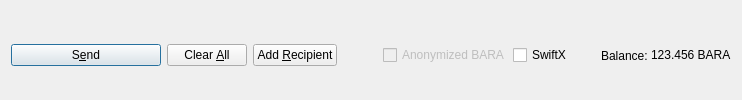
         <widget class="QFrame" name="frame_Send">
          <layout class="QHBoxLayout" name="horizontalLayout">
           <property name="bottomMargin">
            <number>0</number>
           </property>
           <item>
            <widget class="QPushButton" name="sendButton">
             <property name="minimumSize">
              <size>
               <width>150</width>
               <height>0</height>
              </size>
             </property>
             <property name="toolTip">
              <string>Confirm the send action</string>
             </property>
             <property name="text">
              <string>S&amp;end</string>
             </property>
             <property name="icon">
              <iconset resource="../barandos.qrc">
               <normaloff>:/icons/send</normaloff>:/icons/send</iconset>
             </property>
             <property name="autoDefault">
              <bool>false</bool>
             </property>
             <property name="default">
              <bool>true</bool>
             </property>
            </widget>
           </item>
           <item>
            <widget class="QPushButton" name="clearButton">
             <property name="sizePolicy">
              <sizepolicy hsizetype="Minimum" vsizetype="Fixed">
               <horstretch>0</horstretch>
               <verstretch>0</verstretch>
              </sizepolicy>
             </property>
             <property name="toolTip">
              <string>Clear all fields of the form.</string>
             </property>
             <property name="text">
              <string>Clear &amp;All</string>
             </property>
             <property name="icon">
              <iconset resource="../barandos.qrc">
               <normaloff>:/icons/remove</normaloff>:/icons/remove</iconset>
             </property>
             <property name="autoDefault">
              <bool>false</bool>
             </property>
            </widget>
           </item>
           <item>
            <widget class="QPushButton" name="addButton">
             <property name="toolTip">
              <string>Send to multiple recipients at once</string>
             </property>
             <property name="text">
              <string>Add &amp;Recipient</string>
             </property>
             <property name="icon">
              <iconset resource="../barandos.qrc">
               <normaloff>:/icons/add</normaloff>:/icons/add</iconset>
             </property>
             <property name="autoDefault">
              <bool>false</bool>
             </property>
            </widget>
           </item>
           <item>
            <spacer name="horizontalSpacer">
             <property name="orientation">
              <enum>Qt::Horizontal</enum>
             </property>
             <property name="sizeHint" stdset="0">
              <size>
               <width>40</width>
               <height>20</height>
              </size>
             </property>
            </spacer>
           </item>
           <item>
            <layout class="QHBoxLayout" name="horizontalLayout_2">
             <property name="spacing">
              <number>3</number>
             </property>
             <item>
              <widget class="QCheckBox" name="checkzBARA">
               <property name="enabled">
                <bool>false</bool>
               </property>
               <property name="text">
                <string>Anonymized BARA</string>
               </property>
              </widget>
             </item>
             <item>
              <widget class="QCheckBox" name="checkSwiftTX">
               <property name="enabled">
                <bool>true</bool>
               </property>
               <property name="minimumSize">
                <size>
                 <width>85</width>
                 <height>0</height>
                </size>
               </property>
               <property name="text">
                <string>SwiftX</string>
               </property>
              </widget>
             </item>
             <item>
              <widget class="QLabel" name="label">
               <property name="text">
                <string>Balance:</string>
               </property>
              </widget>
             </item>
             <item>
              <widget class="QLabel" name="labelBalance">
               <property name="sizePolicy">
                <sizepolicy hsizetype="Preferred" vsizetype="Fixed">
                 <horstretch>0</horstretch>
                 <verstretch>0</verstretch>
                </sizepolicy>
               </property>
               <property name="cursor">
                <cursorShape>IBeamCursor</cursorShape>
               </property>
               <property name="text">
                <string notr="true">123.456 BARA</string>
               </property>
               <property name="textInteractionFlags">
                <set>Qt::LinksAccessibleByMouse|Qt::TextSelectableByKeyboard|Qt::TextSelectableByMouse</set>
               </property>
              </widget>
             </item>
            </layout>
           </item>
          </layout>
         </widget>
